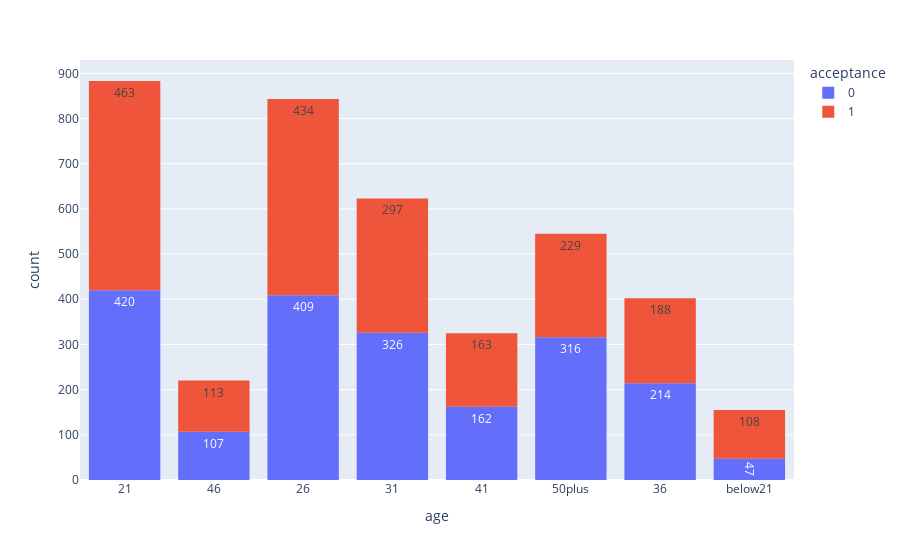

Notebook source saved alongside this figure:
### Code cell
px.histogram(coffeeCouDF,x="age",color="acceptance",text_auto=True)

### Figure 1 — Plotly figure (JSON) as saved in the notebook; plotly's stock layout.template omitted (floating-point values rounded to 4 significant figures; data arrays with more than 128 entries replaced by an {"elided": "..."} marker saying what was removed)
{"data": [{"alignmentgroup": "True", "bingroup": "x", "hovertemplate": "acceptance=0<br>age=%{x}<br>count=%{y}<extra></extra>", "legendgroup": "0", "marker": {"color": "#636efa", "pattern": {"shape": ""}}, "name": "0", "offsetgroup": "0", "orientation": "v", "showlegend": true, "texttemplate": "%{value}", "type": "histogram", "x": {"elided": "2001 str values"}, "xaxis": "x", "yaxis": "y"}, {"alignmentgroup": "True", "bingroup": "x", "hovertemplate": "acceptance=1<br>age=%{x}<br>count=%{y}<extra></extra>", "legendgroup": "1", "marker": {"color": "#EF553B", "pattern": {"shape": ""}}, "name": "1", "offsetgroup": "1", "orientation": "v", "showlegend": true, "texttemplate": "%{value}", "type": "histogram", "x": {"elided": "1995 str values"}, "xaxis": "x", "yaxis": "y"}], "layout": {"autosize": true, "barmode": "relative", "legend": {"title": {"text": "acceptance"}, "tracegroupgap": 0}, "margin": {"t": 60}, "xaxis": {"anchor": "y", "autorange": true, "domain": [0, 1], "range": [-0.5, 7.5], "title": {"text": "age"}, "type": "category"}, "yaxis": {"anchor": "x", "autorange": true, "domain": [0, 1], "range": [0, 929.5], "title": {"text": "count"}}}}
